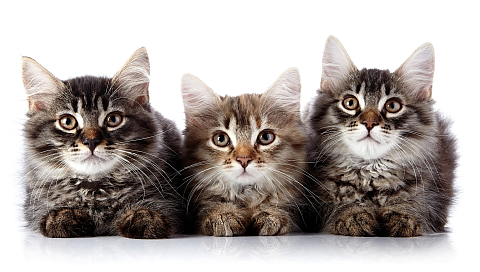
%> input picture stm32f746_lcd_demo/image.bmp, 480 x 272 px
$ octave image_h_generate.m   (GNU Octave 9; MATLAB toolbox functions it lacks are replaced by stand-ins)
%> lines starting %> are read from the running program, lines starting %| are printed output that depends on the picture
clear all;
clc;
I=imread('image.bmp');
%> I is the input picture: size 272x480x3 uint8; mean R, G, B 178.1, 170.6, 167.4
r=double(bitshift(I(:,:,1)',-3,8));
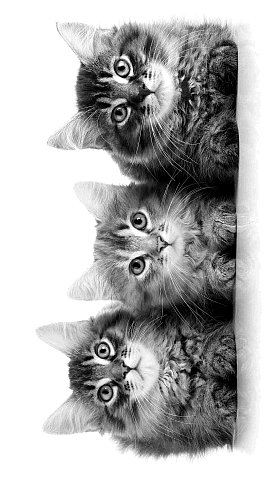
%> r: size 480x272 double; min 0, max 31, mean 21.7; drawn with min black and max white
g=double(bitshift(I(:,:,2)',-2,8));
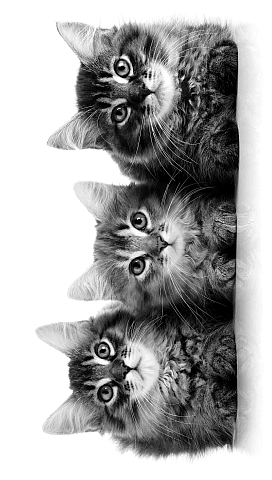
%> g: size 480x272 double; min 0, max 63, mean 42.2; drawn with min black and max white
b=double(bitshift(I(:,:,3)',-3,8));
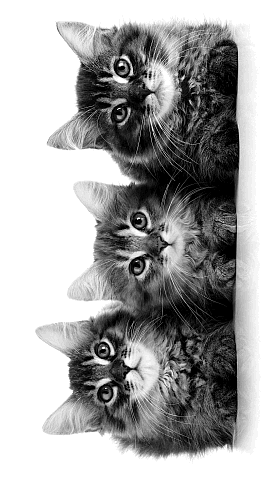
%> b: size 480x272 double; min 0, max 31, mean 20.3; drawn with min black and max white
x=r*2^11+g*2^5+b;
file=fopen('image.h','w');
fprintf(file,'#ifndef _IMAGE_H_\n#define _IMAGE_H_\n\n');
fprintf(file,'const uint16_t bmp[]={\n');
fprintf(file,'0x%04X,\n',x(1:end-1));
fprintf(file,'0x%04X\n};\n\n',x(end));
fprintf(file,'image_t img={bmp,%d,%d};\n\n#endif\n',size(I,2),size(I,1));
fclose(file);
